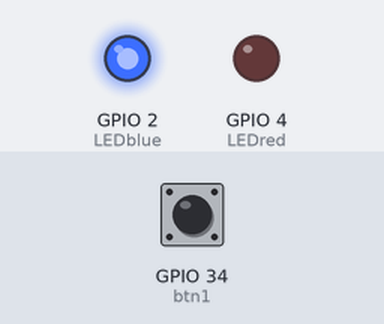
The program below on a simulated ESP32. Shown: output pins drawn as LEDs (lit = HIGH). The test bench sets the inputs (shaded band); at power-on: GPIO 34 (btn1) LOW.

Above: at 1.7 s.
1.8 s: GPIO 34 (btn1) pulled HIGH for 0.15 s
At 3.0 s:
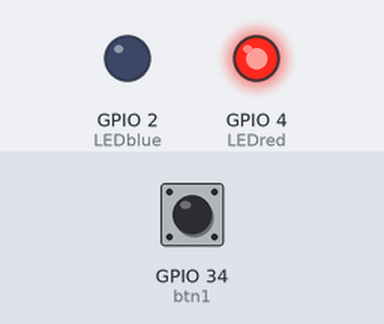
3.4 s: GPIO 34 (btn1) pulled HIGH for 1 s
At 4.2 s:
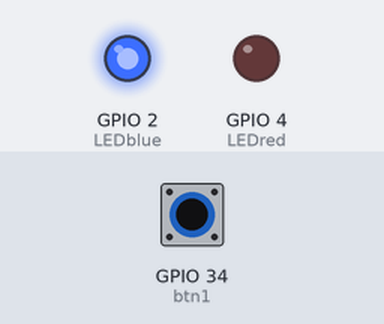
5.9 s: GPIO 34 (btn1) pulled HIGH for 3.2 s
At 7.3 s:
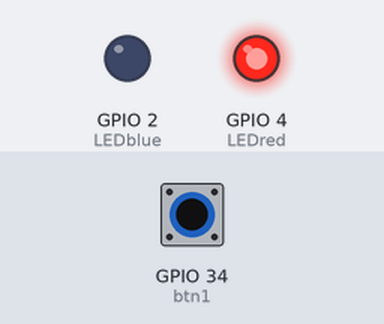
Timing chart, 0 to 8.9 s (numbered marks = the images above; inputs shaded):
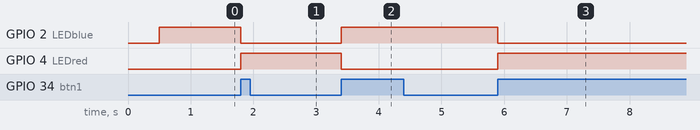

Measured:
- after the input at 1.8 s, GPIO 2 (LEDblue): HIGH → LOW at once; GPIO 4 (LEDred): LOW → HIGH at once
- after the input at 3.4 s, GPIO 2 (LEDblue): LOW → HIGH at once; GPIO 4 (LEDred): HIGH → LOW at once
- after the input at 5.9 s, GPIO 2 (LEDblue): HIGH → LOW at once; GPIO 4 (LEDred): LOW → HIGH at once

The program:

main.cpp
```cpp
#include <Arduino.h>

#define btn1 34
#define LEDblue 2
#define LEDred 4

bool ledToggle = false;
bool prevButtonState = LOW;

void setup() {
  // put your setup code here, to run once:
  Serial.begin(115200);
  delay(500); // Wait for Serial to initialize

  pinMode(LEDblue, OUTPUT);
  pinMode(LEDred, OUTPUT);
  pinMode(btn1, INPUT);
}

int debounceDelay = 50; // milliseconds
int lastDebounceTime = 0;

void loop() {

  if (prevButtonState == LOW && digitalRead(btn1) == HIGH)
  {
    if (millis() - lastDebounceTime > debounceDelay) {
      ledToggle = !ledToggle;
      prevButtonState = HIGH;
      lastDebounceTime = millis();
    }
  }
  else
  if (prevButtonState == HIGH && digitalRead(btn1) == LOW)
  {
    if (millis() - lastDebounceTime > debounceDelay) {
      lastDebounceTime = millis();
      prevButtonState = LOW;
    }
  }


  if (ledToggle)
  {
    digitalWrite(LEDred, HIGH);
    digitalWrite(LEDblue, LOW);
    // Serial.println("ledToggle True - RED ON, BLUE OFF");
  }
  else
  {
    digitalWrite(LEDred, LOW);
    digitalWrite(LEDblue, HIGH);
    // Serial.println("ledToggle False - RED OFF, BLUE ON");
  }
}
```
